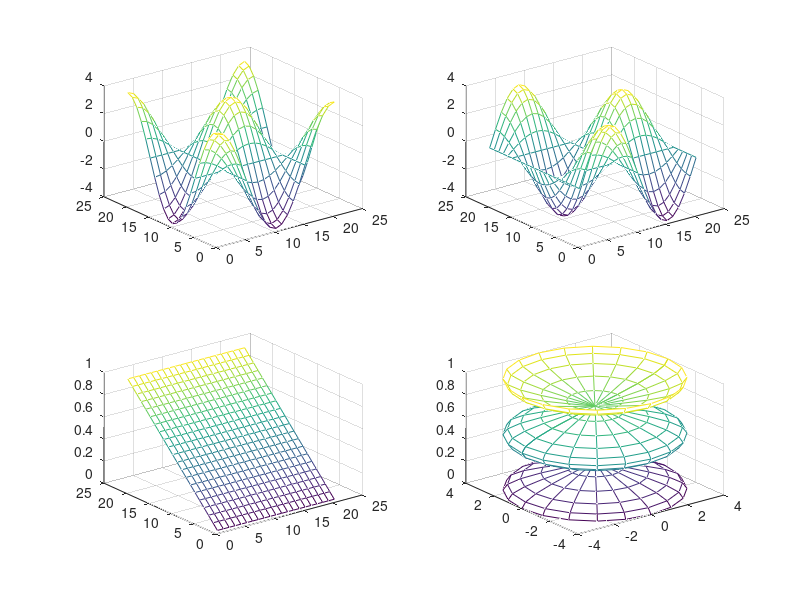

This chart was generated by the following MATLAB code:
t = 0:pi/10:2*pi;
[X,Y,Z] = cylinder(4*cos(t));
subplot(2,2,1); mesh(X);
subplot(2,2,2); mesh(Y);
subplot(2,2,3); mesh(Z);
subplot(2,2,4); mesh(X, Y, Z);